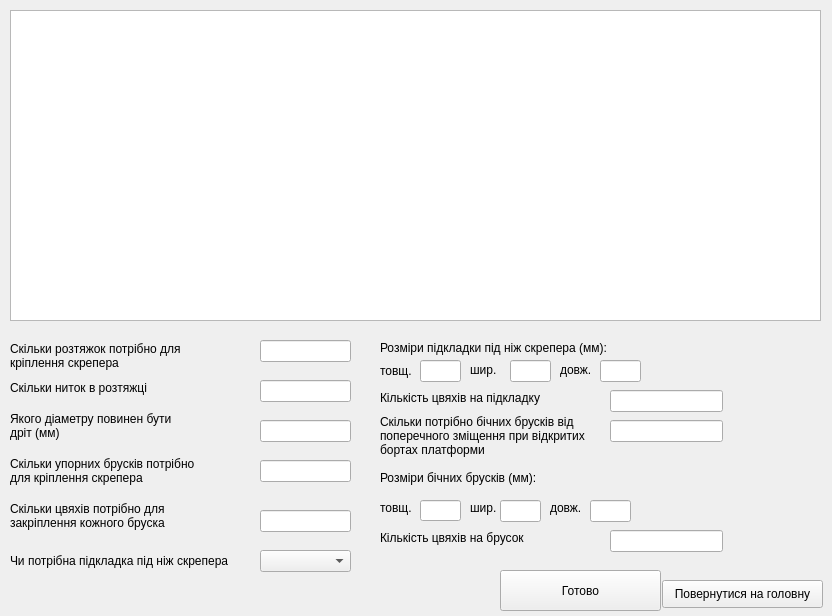
<?xml version="1.0" encoding="UTF-8"?>
<ui version="4.0">
 <class>Scraper_Form</class>
 <widget class="QWidget" name="Scraper_Form">
  <property name="geometry">
   <rect>
    <x>0</x>
    <y>0</y>
    <width>832</width>
    <height>616</height>
   </rect>
  </property>
  <property name="windowTitle">
   <string>Скрепер Д-357П на платформі</string>
  </property>
  <widget class="QGraphicsView" name="graphicsView">
   <property name="geometry">
    <rect>
     <x>10</x>
     <y>10</y>
     <width>811</width>
     <height>311</height>
    </rect>
   </property>
  </widget>
  <widget class="QLabel" name="label">
   <property name="geometry">
    <rect>
     <x>10</x>
     <y>340</y>
     <width>201</width>
     <height>31</height>
    </rect>
   </property>
   <property name="text">
    <string>Скільки розтяжок потрібно для
кріплення скрепера</string>
   </property>
  </widget>
  <widget class="QLabel" name="label_2">
   <property name="geometry">
    <rect>
     <x>10</x>
     <y>380</y>
     <width>161</width>
     <height>16</height>
    </rect>
   </property>
   <property name="text">
    <string>Скільки ниток в розтяжці</string>
   </property>
  </widget>
  <widget class="QLabel" name="label_3">
   <property name="geometry">
    <rect>
     <x>10</x>
     <y>410</y>
     <width>201</width>
     <height>31</height>
    </rect>
   </property>
   <property name="text">
    <string>Якого діаметру повинен бути
дріт (мм)</string>
   </property>
  </widget>
  <widget class="QLabel" name="label_4">
   <property name="geometry">
    <rect>
     <x>10</x>
     <y>450</y>
     <width>201</width>
     <height>41</height>
    </rect>
   </property>
   <property name="text">
    <string>Скільки упорних брусків потрібно
для кріплення скрепера</string>
   </property>
  </widget>
  <widget class="QLabel" name="label_5">
   <property name="geometry">
    <rect>
     <x>10</x>
     <y>500</y>
     <width>201</width>
     <height>31</height>
    </rect>
   </property>
   <property name="text">
    <string>Скільки цвяхів потрібно для
закріплення кожного бруска</string>
   </property>
  </widget>
  <widget class="QLabel" name="label_6">
   <property name="geometry">
    <rect>
     <x>10</x>
     <y>540</y>
     <width>241</width>
     <height>41</height>
    </rect>
   </property>
   <property name="text">
    <string>Чи потрібна підкладка під ніж скрепера</string>
   </property>
  </widget>
  <widget class="QLabel" name="label_7">
   <property name="geometry">
    <rect>
     <x>380</x>
     <y>340</y>
     <width>271</width>
     <height>16</height>
    </rect>
   </property>
   <property name="text">
    <string>Розміри підкладки під ніж скрепера (мм):</string>
   </property>
  </widget>
  <widget class="QLabel" name="label_8">
   <property name="geometry">
    <rect>
     <x>380</x>
     <y>361</y>
     <width>41</width>
     <height>20</height>
    </rect>
   </property>
   <property name="text">
    <string>товщ.</string>
   </property>
  </widget>
  <widget class="QLabel" name="label_9">
   <property name="geometry">
    <rect>
     <x>470</x>
     <y>360</y>
     <width>31</width>
     <height>20</height>
    </rect>
   </property>
   <property name="text">
    <string>шир.</string>
   </property>
  </widget>
  <widget class="QLabel" name="label_10">
   <property name="geometry">
    <rect>
     <x>560</x>
     <y>360</y>
     <width>41</width>
     <height>20</height>
    </rect>
   </property>
   <property name="text">
    <string>довж.</string>
   </property>
  </widget>
  <widget class="QLabel" name="label_11">
   <property name="geometry">
    <rect>
     <x>380</x>
     <y>390</y>
     <width>261</width>
     <height>16</height>
    </rect>
   </property>
   <property name="text">
    <string>Кількість цвяхів на підкладку</string>
   </property>
  </widget>
  <widget class="QLabel" name="label_12">
   <property name="geometry">
    <rect>
     <x>380</x>
     <y>410</y>
     <width>241</width>
     <height>51</height>
    </rect>
   </property>
   <property name="text">
    <string>Скільки потрібно бічних брусків від
поперечного зміщення при відкритих
бортах платформи</string>
   </property>
  </widget>
  <widget class="QLabel" name="label_13">
   <property name="geometry">
    <rect>
     <x>380</x>
     <y>470</y>
     <width>261</width>
     <height>16</height>
    </rect>
   </property>
   <property name="text">
    <string>Розміри бічних брусків (мм):</string>
   </property>
  </widget>
  <widget class="QLabel" name="label_14">
   <property name="geometry">
    <rect>
     <x>380</x>
     <y>530</y>
     <width>171</width>
     <height>16</height>
    </rect>
   </property>
   <property name="text">
    <string>Кількість цвяхів на брусок</string>
   </property>
  </widget>
  <widget class="QLabel" name="label_15">
   <property name="geometry">
    <rect>
     <x>470</x>
     <y>500</y>
     <width>31</width>
     <height>16</height>
    </rect>
   </property>
   <property name="text">
    <string>шир.</string>
   </property>
  </widget>
  <widget class="QLabel" name="label_16">
   <property name="geometry">
    <rect>
     <x>380</x>
     <y>500</y>
     <width>41</width>
     <height>16</height>
    </rect>
   </property>
   <property name="text">
    <string>товщ.</string>
   </property>
  </widget>
  <widget class="QLabel" name="label_17">
   <property name="geometry">
    <rect>
     <x>550</x>
     <y>500</y>
     <width>41</width>
     <height>16</height>
    </rect>
   </property>
   <property name="text">
    <string>довж.</string>
   </property>
  </widget>
  <widget class="QComboBox" name="comboBox">
   <property name="geometry">
    <rect>
     <x>260</x>
     <y>550</y>
     <width>91</width>
     <height>22</height>
    </rect>
   </property>
  </widget>
  <widget class="QLineEdit" name="lineEdit">
   <property name="geometry">
    <rect>
     <x>260</x>
     <y>340</y>
     <width>91</width>
     <height>22</height>
    </rect>
   </property>
  </widget>
  <widget class="QLineEdit" name="lineEdit_2">
   <property name="geometry">
    <rect>
     <x>260</x>
     <y>380</y>
     <width>91</width>
     <height>22</height>
    </rect>
   </property>
  </widget>
  <widget class="QLineEdit" name="lineEdit_3">
   <property name="geometry">
    <rect>
     <x>260</x>
     <y>420</y>
     <width>91</width>
     <height>22</height>
    </rect>
   </property>
  </widget>
  <widget class="QLineEdit" name="lineEdit_4">
   <property name="geometry">
    <rect>
     <x>260</x>
     <y>460</y>
     <width>91</width>
     <height>22</height>
    </rect>
   </property>
  </widget>
  <widget class="QLineEdit" name="lineEdit_5">
   <property name="geometry">
    <rect>
     <x>260</x>
     <y>510</y>
     <width>91</width>
     <height>22</height>
    </rect>
   </property>
  </widget>
  <widget class="QLineEdit" name="lineEdit_6">
   <property name="geometry">
    <rect>
     <x>420</x>
     <y>360</y>
     <width>41</width>
     <height>22</height>
    </rect>
   </property>
  </widget>
  <widget class="QLineEdit" name="lineEdit_7">
   <property name="geometry">
    <rect>
     <x>510</x>
     <y>360</y>
     <width>41</width>
     <height>22</height>
    </rect>
   </property>
  </widget>
  <widget class="QLineEdit" name="lineEdit_8">
   <property name="geometry">
    <rect>
     <x>600</x>
     <y>360</y>
     <width>41</width>
     <height>22</height>
    </rect>
   </property>
  </widget>
  <widget class="QLineEdit" name="lineEdit_9">
   <property name="geometry">
    <rect>
     <x>610</x>
     <y>390</y>
     <width>113</width>
     <height>22</height>
    </rect>
   </property>
  </widget>
  <widget class="QLineEdit" name="lineEdit_10">
   <property name="geometry">
    <rect>
     <x>610</x>
     <y>420</y>
     <width>113</width>
     <height>22</height>
    </rect>
   </property>
  </widget>
  <widget class="QLineEdit" name="lineEdit_11">
   <property name="geometry">
    <rect>
     <x>610</x>
     <y>530</y>
     <width>113</width>
     <height>22</height>
    </rect>
   </property>
  </widget>
  <widget class="QLineEdit" name="lineEdit_12">
   <property name="geometry">
    <rect>
     <x>420</x>
     <y>500</y>
     <width>41</width>
     <height>21</height>
    </rect>
   </property>
  </widget>
  <widget class="QLineEdit" name="lineEdit_13">
   <property name="geometry">
    <rect>
     <x>500</x>
     <y>500</y>
     <width>41</width>
     <height>22</height>
    </rect>
   </property>
  </widget>
  <widget class="QLineEdit" name="lineEdit_14">
   <property name="geometry">
    <rect>
     <x>590</x>
     <y>500</y>
     <width>41</width>
     <height>22</height>
    </rect>
   </property>
  </widget>
  <widget class="QPushButton" name="pushButton">
   <property name="geometry">
    <rect>
     <x>662</x>
     <y>580</y>
     <width>161</width>
     <height>28</height>
    </rect>
   </property>
   <property name="text">
    <string>Повернутися на головну</string>
   </property>
  </widget>
  <widget class="QPushButton" name="pushButton_2">
   <property name="geometry">
    <rect>
     <x>500</x>
     <y>570</y>
     <width>161</width>
     <height>41</height>
    </rect>
   </property>
   <property name="text">
    <string>Готово</string>
   </property>
  </widget>
 </widget>
 <resources/>
 <connections/>
</ui>
